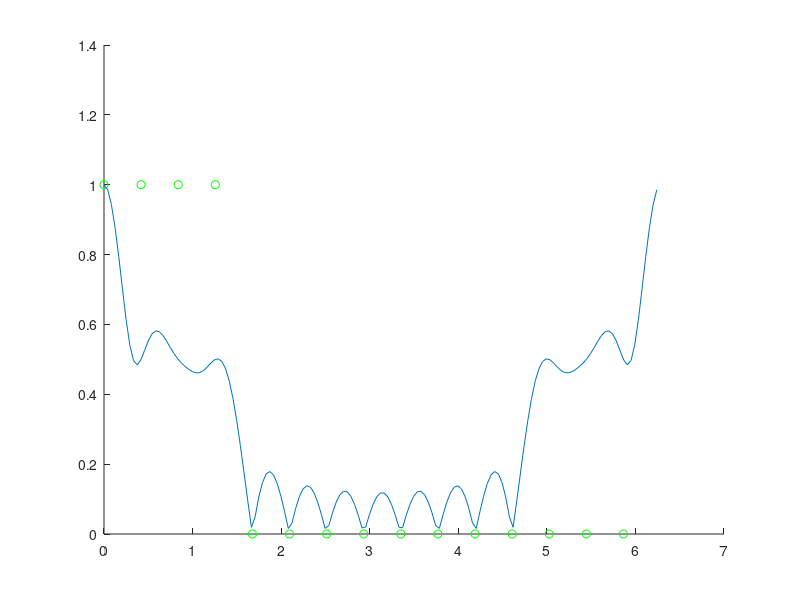

Recreate this plot in MATLAB.
w = 2*pi/15*[0:14];
wfine = 2*pi/151*[0:150]

% A = (w <= .5*pi) | (w >= 1.5*pi);
A = (w <= .5*pi);
ph = w*7;

H = A.*exp(-j*w);
h = real(ifft(H));

hold on

f = figure(1);
plot(w, A, 'go');
plot(wfine, abs(freqz(h, 1, wfine)));

% f2 = figure(2);
% plot(w, h);
% plot(w, real(H));
hold off

waitfor(f)
